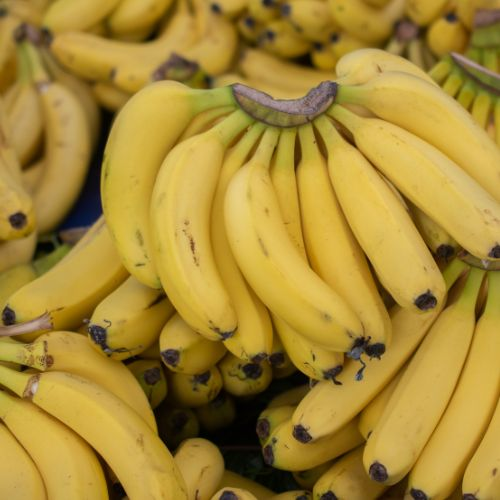
//> input picture Watermarking/MSB/src/banana.jpg, 500 x 500 px
$ ./encrypt   (built with g++ and OpenCV 4)
//> lines starting //> are read from the running program, lines starting //| are printed output that depends on the picture
#include <opencv.hpp>
#include <iostream>

using namespace cv;
using namespace std;

// Embed secret image in host image using MSB
void embedImageMSB(Mat &host, const Mat &secret) {
    // Both images should be same size and height
    if (host.size() != secret.size() || host.type() != secret.type()) {
        cout << "Try again :(  \n Both images should be same size and height" << endl;
        return;
    }
    // Iterate over each pixel
    for (int i = 0; i < host.rows; i++) {
        for (int j = 0; j < host.cols; j++) {
            // Clear the MSB of each pixel in the host image
            host.at<uchar>(i, j) &= 0x7F; // 0x7F is 01111111 in binary
            // Set the most significant bit to the MSB of the secret image
            host.at<uchar>(i, j) |= (secret.at<uchar>(i, j) & 0x80);
        }
    }
}

int main() {
    // Load the host and secret images in grayscale
    Mat host = imread("src/banana.jpg", IMREAD_GRAYSCALE);
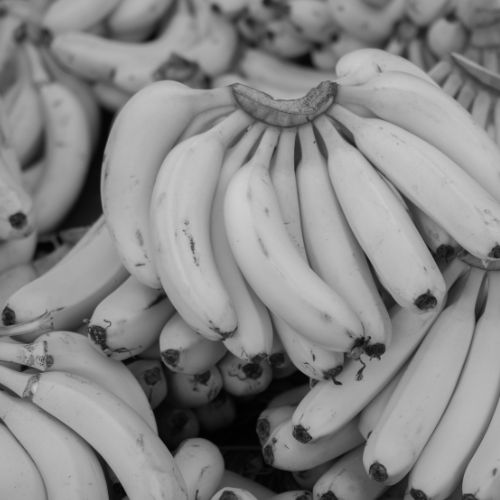
//> host: 500 rows x 500 cols, CV_8UC1; min 0, max 207, mean 135.7
    Mat secret = imread("src/train.jpg", IMREAD_GRAYSCALE);
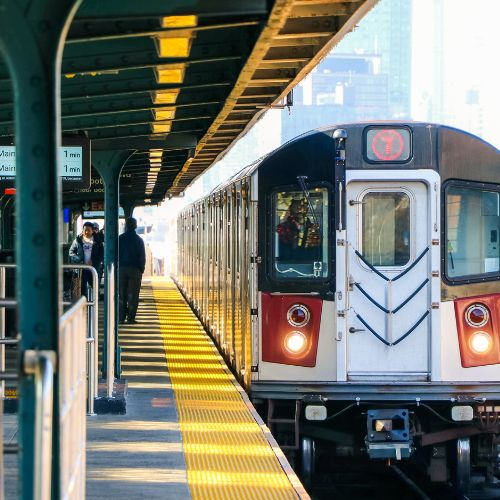
//> input picture Watermarking/MSB/src/train.jpg, 500 x 500 px
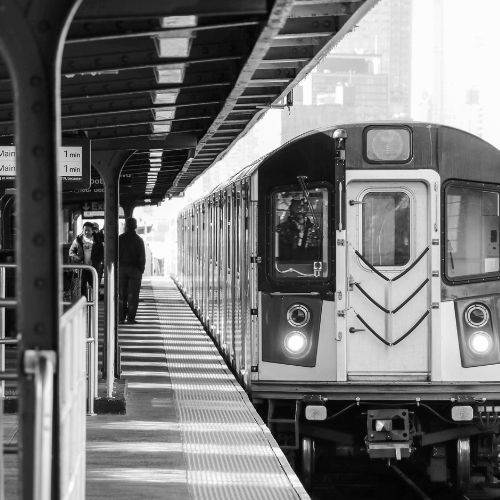
//> secret: 500 rows x 500 cols, CV_8UC1; min 0, max 255, mean 116.9

    if (host.empty() || secret.empty()) {
        cout << "Error loading images :(  Check the path to images and file names again!" << endl;
        return -1;
    }

    // Embed the secret image into the host
    embedImageMSB(host, secret);
//> after the loop in embedImageMSB, `for (int i = 0; i < host.rows; i++)`:
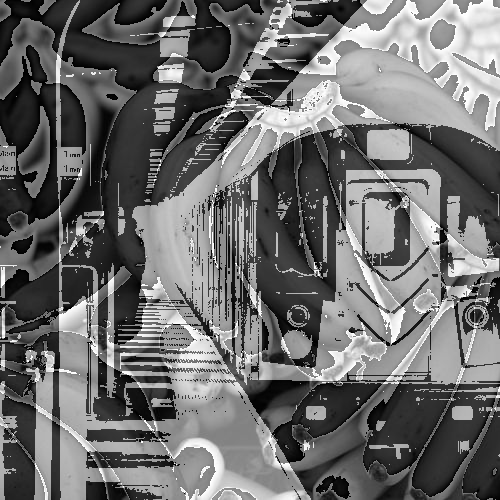
//> host: 500 rows x 500 cols, CV_8UC1; min 0, max 255, mean 108.1

    // Save the stego-image
    imwrite("MSB_encrypted.jpg", host);

    cout << "MSB encrypted and saved as MSB_encrypted.jpg!" << endl;
    return 0;
}
